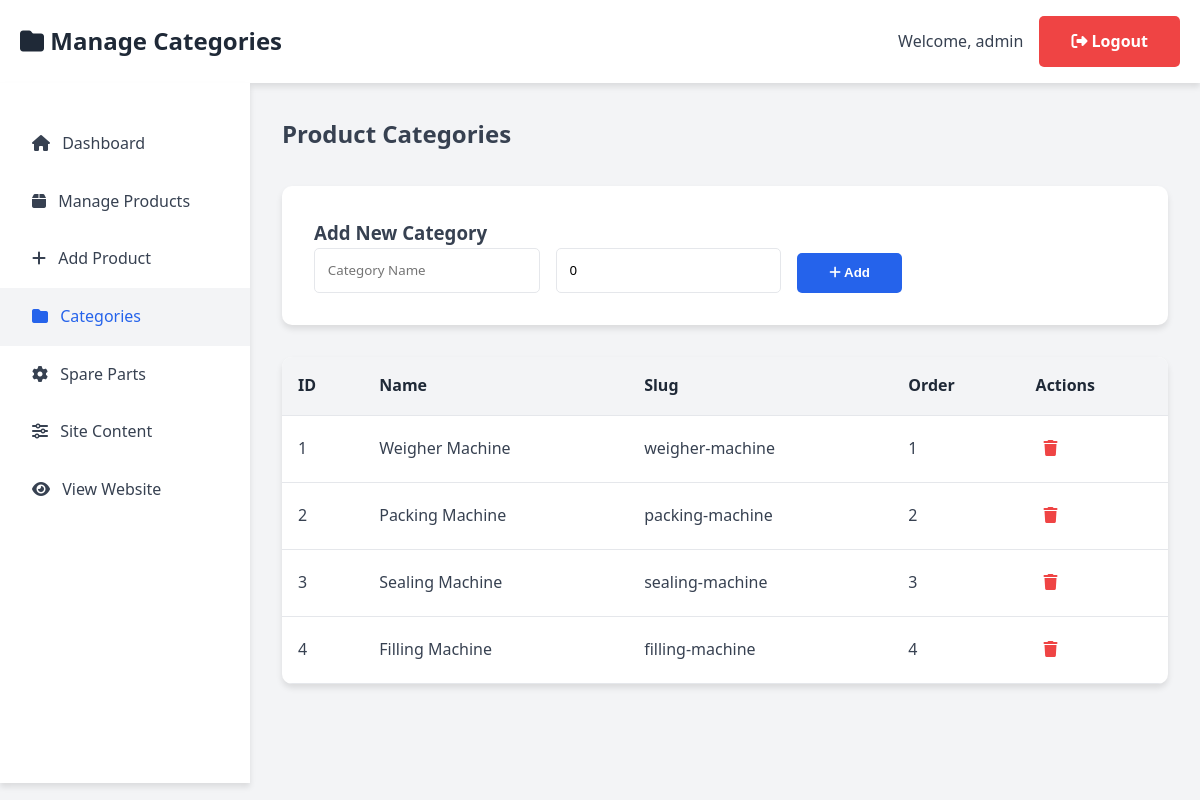
Screenshot of /admin/categories.php (signed in) with the database file from the repository.
### tables this page shows
CREATE TABLE IF NOT EXISTS categories (
    id INT PRIMARY KEY AUTO_INCREMENT,
    name VARCHAR(100) NOT NULL,
    slug VARCHAR(100) NOT NULL,
    parent_id INT DEFAULT NULL,
    display_order INT DEFAULT 0,
    created_at TIMESTAMP DEFAULT CURRENT_TIMESTAMP
);

### admin/categories.php (the view, shortened to what this page needs)
<?php
require_once '../config.php';
$cat_query = "SELECT * FROM categories ORDER BY display_order ASC, name ASC";
$cat_result = mysqli_query($conn, $cat_query);
?>
<!DOCTYPE html>
<html lang="en">
<head>
    <link rel="stylesheet" href="../css/style.css">
    <link rel="stylesheet" href="https://cdnjs.cloudflare.com/ajax/libs/font-awesome/6.4.0/css/all.min.css">
</head>
<body class="admin-page">
    <div class="admin-header">
        <div class="container">
            <h1><i class="fas fa-folder"></i> Manage Categories</h1>
            <div class="admin-user">
                <span>Welcome, <?php echo $_SESSION['admin_username']; ?></span>
                <a href="logout.php" class="btn btn-danger"><i class="fas fa-sign-out-alt"></i> Logout</a>
            </div>
        </div>
    </div>
    <div class="admin-container">
        <div class="admin-sidebar">
            <ul>
                <li><a href="dashboard.php"><i class="fas fa-home"></i> Dashboard</a></li>
                <li><a href="products.php"><i class="fas fa-box"></i> Manage Products</a></li>
                <li><a href="add_product.php"><i class="fas fa-plus"></i> Add Product</a></li>
                <li><a href="categories.php" class="active"><i class="fas fa-folder"></i> Categories</a></li>
                <li><a href="spare_parts.php"><i class="fas fa-cog"></i> Spare Parts</a></li>
                <li><a href="site_settings.php"><i class="fas fa-sliders-h"></i> Site Content</a></li>
                <li><a href="../index.php" target="_blank"><i class="fas fa-eye"></i> View Website</a></li>
            </ul>
        </div>
        <div class="admin-content">
            <div class="content-header">
                <h2>Product Categories</h2>
            </div>
            <div class="form-container" style="margin-bottom: 2rem;">
                <h3>Add New Category</h3>
                <form method="POST" action="" class="inline-form">
                    <div class="form-row">
                        <div class="form-group">
                            <input type="text" name="name" placeholder="Category Name" required>
                        </div>
                        <div class="form-group">
                            <input type="number" name="display_order" placeholder="Order" value="0">
                        </div>
                        <button type="submit" class="btn btn-primary"><i class="fas fa-plus"></i> Add</button>
                    </div>
                </form>
            </div>
            <div class="table-responsive">
                <table class="data-table">
                    <thead>
                        <tr>
                            <th>ID</th>
                            <th>Name</th>
                            <th>Slug</th>
                            <th>Order</th>
                            <th>Actions</th>
                        </tr>
                    </thead>
                    <tbody>
                        <?php if (mysqli_num_rows($cat_result) > 0): ?>
                            <?php while ($cat = mysqli_fetch_assoc($cat_result)): ?>
                                <tr>
                                    <td><?php echo $cat['id']; ?></td>
                                    <td><?php echo htmlspecialchars($cat['name']); ?></td>
                                    <td><?php echo htmlspecialchars($cat['slug']); ?></td>
                                    <td><?php echo $cat['display_order']; ?></td>
                                    <td>
                                        <form method="POST" style="display:inline;" onsubmit="return confirm('Delete this category?')">
                                            <button type="submit" class="btn-icon btn-danger"><i class="fas fa-trash"></i></button>
                                        </form>
                                    </td>
                                </tr>
                            <?php endwhile; ?>
                        <?php else: ?>
                            <tr><td colspan="5" style="text-align:center;">No categories found</td></tr>
                        <?php endif; ?>
                    </tbody>
                </table>
            </div>
        </div>
    </div>
</body>
</html>

### css/style.css (style rules this page uses)
* { margin: 0; padding: 0; box-sizing: border-box; }
:root { --primary-color: #2563eb; --secondary-color: #1e40af; --accent-color: #dc2626; --success-color: #10b981; --danger-color: #ef4444; --warning-color: #f59e0b; --dark-color: #1f2937; --light-color: #f3f4f6; --white-color: #ffffff; --text-color: #374151; --border-color: #e5e7eb; --shadow: 0 4px 6px rgba(0, 0, 0, 0.1); --shadow-lg: 0 10px 25px rgba(0, 0, 0, 0.1); }
body { font-family: 'Segoe UI', Tahoma, Geneva, Verdana, sans-serif; line-height: 1.6; color: var(--text-color); background-color: var(--white-color); }
a { text-decoration: none; color: inherit; }
.container { max-width: 1200px; margin: 0 auto; padding: 0 20px; }
.btn { display: inline-block; padding: 0.8rem 2rem; border-radius: 5px; text-decoration: none; font-weight: 600; transition: all 0.3s; border: none; cursor: pointer; }
.btn-primary { background-color: var(--primary-color); color: white; }
.btn-danger { background-color: var(--danger-color); color: white; }
.form-group { margin-bottom: 1.5rem; }
.form-group input, .form-group select, .form-group textarea { width: 100%; padding: 0.8rem; border: 1px solid var(--border-color); border-radius: 5px; font-family: inherit; }
.inline-form .form-row { display: flex; gap: 1rem; align-items: flex-end; }
.inline-form .form-group { margin-bottom: 0; }
.admin-page { background-color: var(--light-color); }
.admin-header { background-color: white; box-shadow: var(--shadow); padding: 1rem 0; }
.admin-header .container { display: flex; justify-content: space-between; align-items: center; flex-wrap: wrap; gap: 1rem; }
.admin-header h1 { color: var(--dark-color); font-size: 1.5rem; }
.admin-user { display: flex; gap: 1rem; align-items: center; }
.admin-container { display: flex; min-height: calc(100vh - 100px); }
.admin-sidebar { width: 250px; background-color: white; padding: 2rem 0; box-shadow: var(--shadow); flex-shrink: 0; }
.admin-sidebar ul { list-style: none; }
.admin-sidebar a { display: block; padding: 1rem 2rem; color: var(--text-color); text-decoration: none; transition: background-color 0.3s; }
.admin-sidebar a:hover, .admin-sidebar a.active { background-color: var(--light-color); color: var(--primary-color); }
.admin-sidebar i { margin-right: 0.5rem; }
.admin-content { flex: 1; padding: 2rem; min-width: 0; }
.form-container { background-color: white; padding: 2rem; border-radius: 10px; box-shadow: var(--shadow); }
.content-header { display: flex; justify-content: space-between; align-items: center; margin-bottom: 2rem; flex-wrap: wrap; gap: 1rem; }
.table-responsive { background-color: white; border-radius: 10px; box-shadow: var(--shadow); overflow-x: auto; }
.data-table { width: 100%; border-collapse: collapse; }
.data-table thead { background-color: var(--light-color); }
.data-table th, .data-table td { padding: 1rem; text-align: left; border-bottom: 1px solid var(--border-color); }
.data-table th { font-weight: 600; color: var(--dark-color); white-space: nowrap; }
.btn-icon { display: inline-block; padding: 0.5rem; color: var(--primary-color); text-decoration: none; transition: color 0.3s; margin-right: 0.5rem; background: none; border: none; cursor: pointer; font-size: 1rem; }
.btn-icon.btn-danger { color: var(--danger-color); }

### rows the page displays
categories: id "1", name "Weigher Machine", slug "weigher-machine", display_order "1"
categories: id "2", name "Packing Machine", slug "packing-machine", display_order "2"
categories: id "3", name "Sealing Machine", slug "sealing-machine", display_order "3"
categories: id "4", name "Filling Machine", slug "filling-machine", display_order "4"

### other values shown
$_SESSION['admin_username'] "admin"
